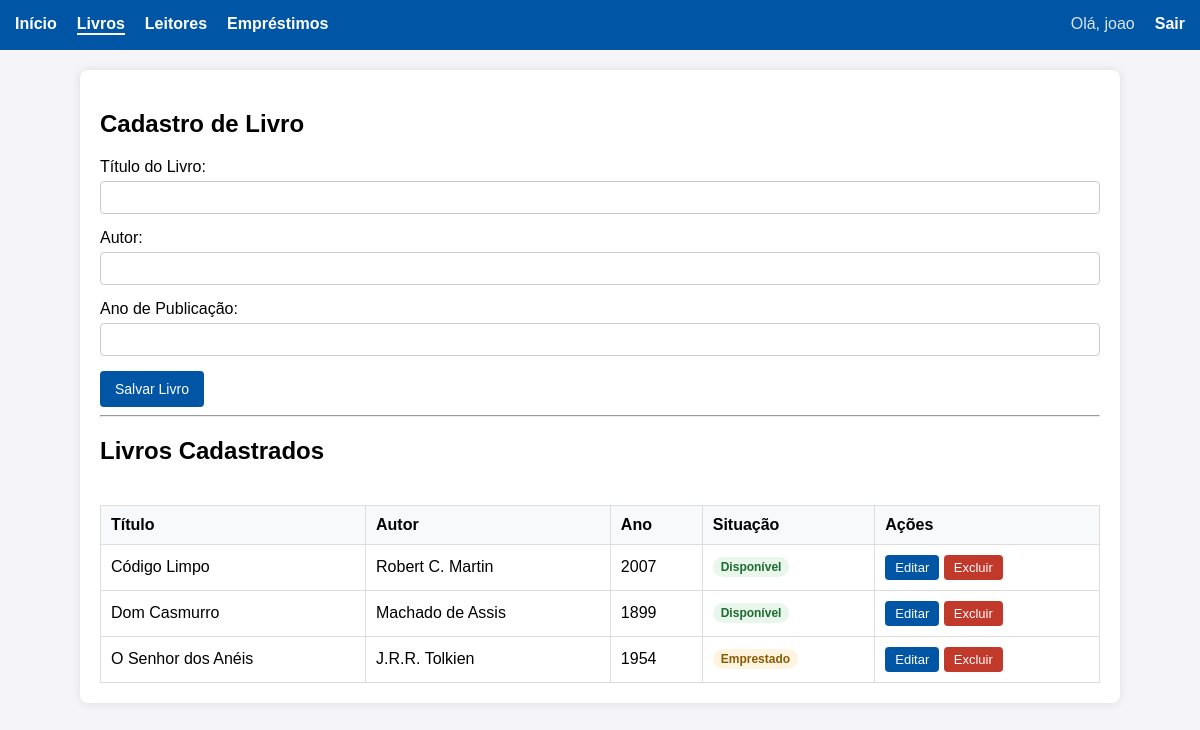
Page /controller/livros.controllers.php (signed in) on the committed database.
### tables this page shows
CREATE TABLE `livros` (
  `id` int(11) NOT NULL,
  `titulo` varchar(255) NOT NULL,
  `autor` varchar(255) NOT NULL,
  `ano` int(11) NOT NULL
);

### controller/livros.controllers.php (called while the page is built, shortened)
<?php
require_once __DIR__ . '/../includes/funcoes.php';
require_once __DIR__ . '/../models/livro.models.php';
$erros = [];
$form = ['id' => '', 'titulo' => '', 'autor' => '', 'ano' => ''];
$editando = !empty($form['id']);
$livros = Livro::listarTodos();
require __DIR__ . '/../views/cabecalho.view.php';
require __DIR__ . '/../views/livros_cadastro.view.php';
require __DIR__ . '/../views/rodape.view.php';

### includes/funcoes.php (called while the page is built, shortened)
<?php
function e(mixed $valor): string
{
    return htmlspecialchars((string) $valor, ENT_QUOTES, 'UTF-8');
}
function classeErro(array $erros, string $campo): string
{
    return isset($erros[$campo]) ? 'invalido' : '';
}

### models/livro.models.php (called while the page is built, shortened)
<?php
class Livro implements CrudPadrao {
    private $id;
    private $titulo;
    private $autor;
    private $ano;
    private $disponivel;
    public function getId() { return $this->id; }
    public function getTitulo() { return $this->titulo; }
    public function getAutor() { return $this->autor; }
    public function getAno() { return $this->ano; }
    public function estaDisponivel() { return (bool) $this->disponivel; }
    public static function listarTodos() {
        $bd = BD::conectar();
        $query = "SELECT l.*,
                  NOT EXISTS (SELECT 1 FROM emprestimos e WHERE e.livro_id = l.id AND e.data_devolucao IS NULL) as disponivel
                  FROM livros l ORDER BY l.titulo";
        $sql = $bd->prepare($query);
        $sql->execute();
        return $sql->fetchAll(PDO::FETCH_CLASS, 'Livro');
    }
}

### views/livros_cadastro.view.php (the view, shortened to what this page needs)
<h2><?= $editando ? 'Editar Livro' : 'Cadastro de Livro' ?></h2>
<form action="livros.controllers.php?acao=salvar" method="POST" novalidate>
    <div class="form-group">
        <label for="titulo">Título do Livro:</label>
        <input type="text" id="titulo" name="titulo" value="<?= e($form['titulo']) ?>" class="<?= classeErro($erros, 'titulo') ?>">
    </div>
    <div class="form-group">
        <label for="autor">Autor:</label>
        <input type="text" id="autor" name="autor" value="<?= e($form['autor']) ?>" class="<?= classeErro($erros, 'autor') ?>">
    </div>
    <div class="form-group">
        <label for="ano">Ano de Publicação:</label>
        <input type="number" id="ano" name="ano" value="<?= e($form['ano']) ?>" class="<?= classeErro($erros, 'ano') ?>">
    </div>
    <button type="submit"><?= $editando ? 'Salvar Alterações' : 'Salvar Livro' ?></button>
</form>
<hr>
<h2>Livros Cadastrados</h2>
<div class="tabela-container">
    <table>
        <thead>
            <tr>
                <th>Título</th>
                <th>Autor</th>
                <th>Ano</th>
                <th>Situação</th>
                <th>Ações</th>
            </tr>
        </thead>
<tbody>
        <?php if (!empty($livros)): ?>
            <?php foreach ($livros as $livro): ?>
                <tr>
                    <td><?= e($livro->getTitulo()) ?></td>
                    <td><?= e($livro->getAutor()) ?></td>
                    <td><?= e($livro->getAno()) ?></td>
                    <td>
                        <?php if ($livro->estaDisponivel()): ?>
                            <span class="etiqueta disponivel">Disponível</span>
                        <?php else: ?>
                            <span class="etiqueta emprestado">Emprestado</span>
                        <?php endif; ?>
                    </td>
                    <td class="acoes">
                        <a href="livros.controllers.php?acao=editar&id=<?= $livro->getId() ?>" class="botao-pequeno">Editar</a>
                        <form action="livros.controllers.php?acao=excluir" method="POST" onsubmit="return confirm('Deseja excluir este livro?');">
                            <button type="submit" class="botao-pequeno perigo">Excluir</button>
                        </form>
                    </td>
                </tr>
            <?php endforeach; ?>
        <?php else: ?>
            <tr><td colspan="5">Nenhum livro cadastrado.</td></tr>
        <?php endif; ?>
</tbody>
    </table>
</div>

### css/style.css (style rules this page uses)
body { font-family: Arial, sans-serif; margin: 0; padding: 0; background-color: #f4f4f9; }
table { width: 100%; border-collapse: collapse; margin-top: 20px; }
th, td { padding: 10px; border: 1px solid #ddd; text-align: left; }
th { background-color: #f8f9fa; }
.form-group { margin-bottom: 15px; }
.form-group label { display: block; margin-bottom: 5px; }
.form-group input, .form-group select { width: 100%; padding: 8px; box-sizing: border-box; border: 1px solid #ccc; border-radius: 4px; }
button { padding: 10px 15px; background: #0055a4; color: white; border: none; cursor: pointer; border-radius: 4px; font-size: 14px; }
.botao-pequeno { display: inline-block; padding: 5px 10px; font-size: 13px; background: #0055a4; color: white; text-decoration: none; border-radius: 4px; }
.botao-pequeno.perigo { background: #c0392b; }
.tabela-container { overflow-x: auto; }
td.acoes { white-space: nowrap; }
td.acoes form { display: inline; }
.etiqueta { display: inline-block; padding: 3px 8px; border-radius: 12px; font-size: 12px; font-weight: bold; }
.etiqueta.disponivel { background: #e8f6ec; color: #1e6b2f; }
.etiqueta.emprestado { background: #fff4e0; color: #8a5a00; }

### rows in the picture
livros: titulo "Código Limpo", autor "Robert C. Martin", ano "2007", shows "Disponível"
livros: titulo "Dom Casmurro", autor "Machado de Assis", ano "1899", shows "Disponível"
livros: titulo "O Senhor dos Anéis", autor "J.R.R. Tolkien", ano "1954", shows "Emprestado"

### other values in the picture
$usuarioLogado "joao"
